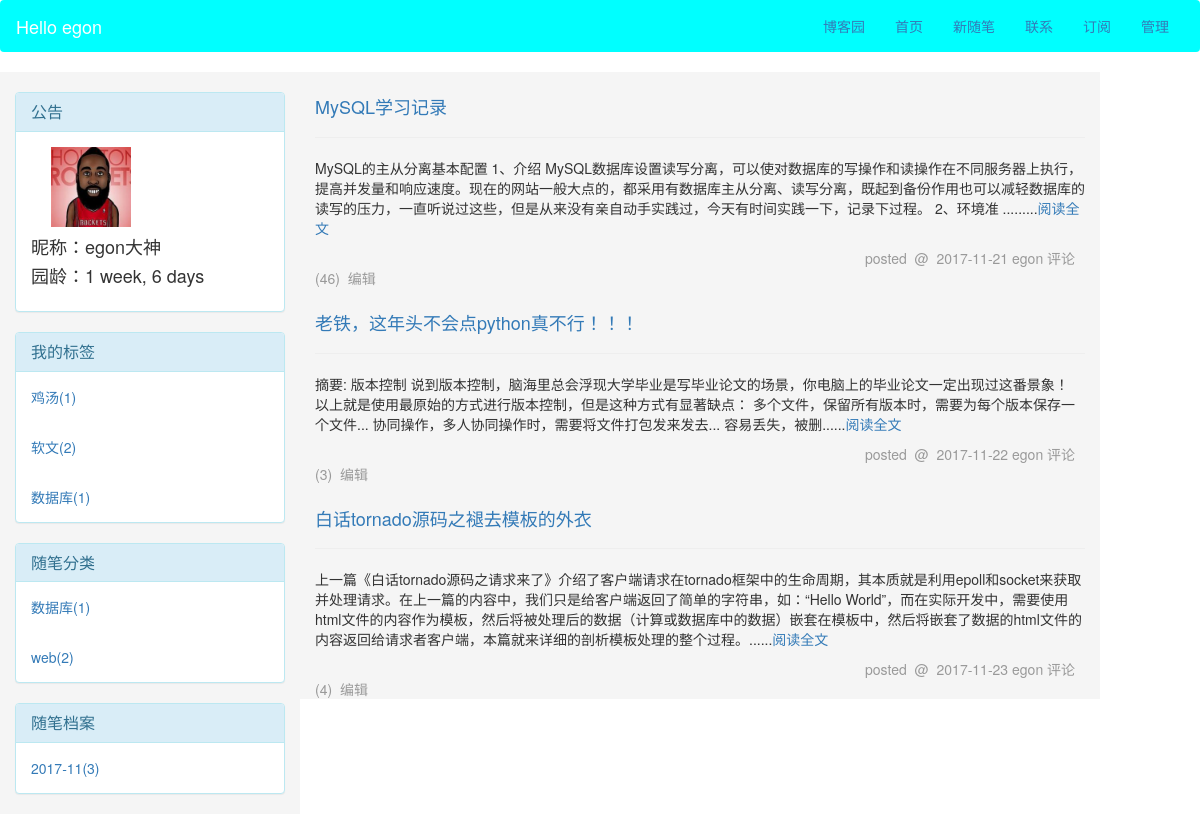
The page /blog/egon/ on the database as committed earlier.
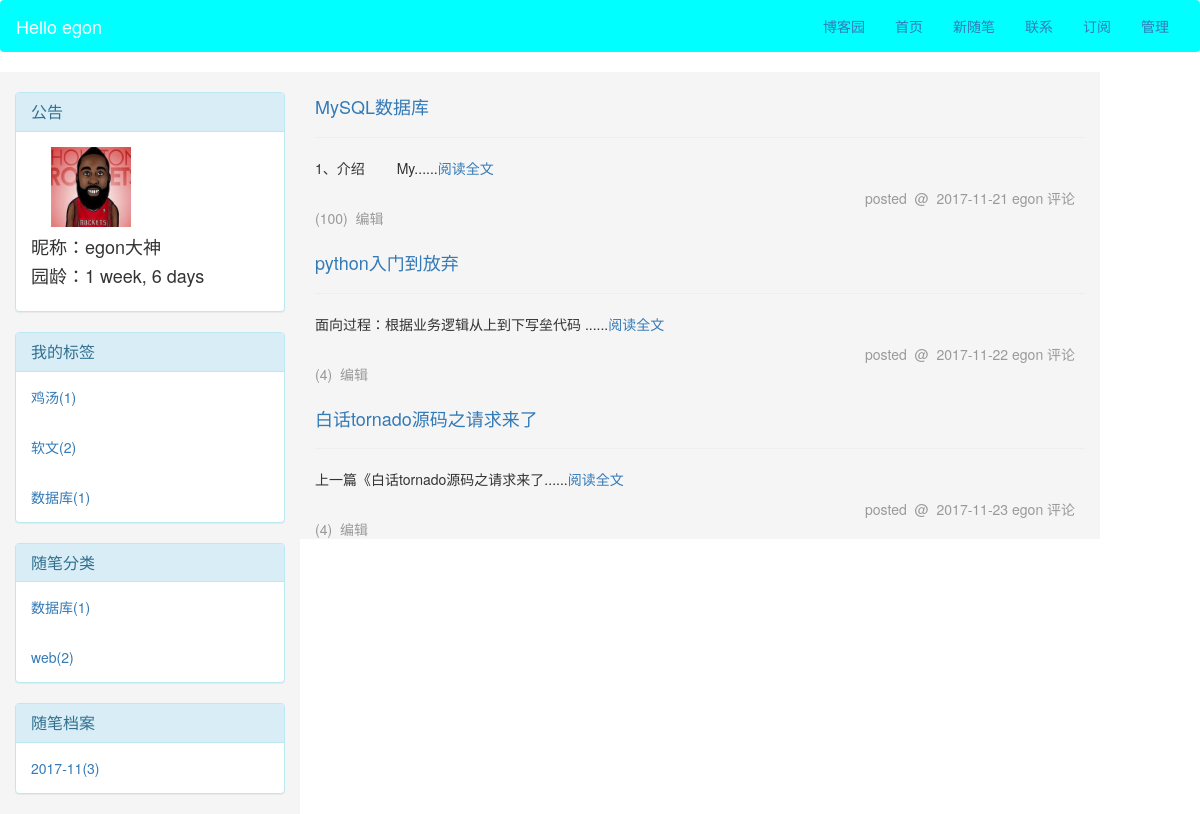
The same page on the database as committed later.
### app01/models.py (models this page shows, shortened)
class Article(models.Model):
    title = models.CharField(max_length=64,verbose_name="文章标题")
    summary = models.CharField(max_length=244, verbose_name="文章概要")
    create_time = models.DateTimeField(verbose_name="创建时间",auto_now_add=True)
    update_time = models.DateTimeField(verbose_name="修改时间",auto_now=True)
    poll_count = models.IntegerField(verbose_name="点赞数",default=0)
    comment_count = models.IntegerField(verbose_name="评论数",default=0)
    read_count = models.IntegerField(verbose_name="阅读数",default=0)
    user = models.ForeignKey(to="User",verbose_name="所属作者",null=True,blank=True)
    classify = models.ForeignKey(to="Classfication",verbose_name="所属类别",null=True,blank=True)
    tags = models.ManyToManyField(to="Tag",through="Article2tag",through_fields=('article', 'tag'),verbose_name="所属标签")
    webartilecla = models.ForeignKey(verbose_name="文章所述主页文章类",to="Web_artile_cla",null=True)
    class Meta:
        verbose_name_plural = "文章表"

### app01/views.py (the view, shortened to what this page needs)
# urls.py: url(r'^(?P<username>.*)/(?P<leibie>tag|category|archive)/(?P<canshu>.*)/$', views.homeSite),
def homeSite(request,username,**kwargs):
    userobj = models.User.objects.filter(username=username).first()
    blog_obj = userobj.blog
    if not userobj:
        return render(request,"error.html")
    articlelist = userobj.article_set.all()
    classify_list = models.Classfication.objects.filter(blog=blog_obj).annotate(num=Count("article__id")).values_list("title","num","id")
    tag_list = models.Tag.objects.filter(blog=blog_obj).annotate(num=Count("article__id")).values_list("name","num","id")
    dates = models.Article.objects.filter(user=userobj).extra(select={"format_time":"strftime('%%Y-%%m',create_time)"}).values_list('format_time').annotate(Count('id'))
    return render(request,"home.html",{"username":username,"userobj":userobj,"articlelist":articlelist,
                                       "dates":dates,"tag_list":tag_list,"classify_list":classify_list})

### templates/home.html (shortened to what this page needs)
<!DOCTYPE html>
<html lang="en">
<head>
    <link rel="stylesheet" href="/static/bootstrap-3.3.7-dist/css/bootstrap.min.css">
</head>
<body>
<nav class="navbar" style="background-color: aqua">
  <div class="container-fluid">
    <div class="navbar-header">
      <a style="color:white" class="navbar-brand" href="/blog/{{ username }}">Hello&nbsp;{{ username }}</a>
    </div>
    <div class="collapse navbar-collapse" id="bs-example-navbar-collapse-1">
      <ul class="nav navbar-nav navbar-right">
        <li><a href="/">博客园</a></li>
        <li><a href="/">首页</a></li>
        <li><a href="#">新随笔</a></li>
        <li><a href="#">联系</a></li>
        <li><a href="#">订阅</a></li>
        <li><a href="/blog/cnblogs/">管理</a></li>
      </ul>
    </div>
  </div>
</nav>
<div class="container-fluid">
    <div class="row">
        <div class="col-md-3" style="background-color: whitesmoke">
            <div class="panel panel-info" style="margin-top: 20px">
                <div class="panel-heading">
                    <h3 class="panel-title">公告</h3>
                </div>
                <div class="panel-body">
                    <img src="{{ userobj.info.avatar.url }}" width="80" height="80" style="margin-left: 20px">
                <h4>昵称：{{ userobj.info.nickname }}</h4>
                <h4>园龄：{{ userobj.create_time|timesince }}</h4>
                </div>
            </div>
            <div class="panel panel-info">
                <div class="panel-heading">
                    <h3 class="panel-title">我的标签</h3>
                </div>
                {% for tag in tag_list %}
                <div class="panel-body">
                    <a href="/blog/{{ username }}/tag/{{ tag.2 }}">{{ tag.0 }}({{ tag.1 }})</a>
                    </div>
                {% endfor %}
            </div>
            <div class="panel panel-info">
                <div class="panel-heading">
                    <h3 class="panel-title">随笔分类</h3>
                </div>
                    {% for classify in classify_list %}
                        <div class="panel-body">
                            <a href="/blog/{{ username }}/category/{{ classify.2 }}">{{ classify.0 }}({{ classify.1 }})</a>
                        </div>
                    {% endfor %}
            </div>
            <div class="panel panel-info">
                <div class="panel-heading">
                    <h3 class="panel-title">随笔档案</h3>
                </div>
                {% for time in dates %}
                     <div class="panel-body">
                         <a href="/blog/{{ username }}/archive/{{ time.0 }}">{{ time.0 }}({{ time.1 }})</a>
                    </div>
                {% endfor %}
            </div>
        </div>
    {% block article %}
            <div class="col-md-8" style="background-color: whitesmoke">
            {% for article in articlelist %}
                    <div style="margin-top: 25px"><h4><a href="/blog/{{ username }}/p/{{ article.id }}">{{ article.title }}</a></h4></div>
                    <hr>
                    <div>{{ article.summary|safe }}......<a href="/blog/{{ username }}/p/{{ article.id }}">阅读全文</a></div>
                <span style="margin-left: 550px;color: #999">
                    posted &nbsp;@ &nbsp;{{ article.create_time|date:"Y-m-d" }}&nbsp;{{ username }}&nbsp;评论({{ article.comment_count }})
                    &nbsp;<a style="color: #999" href="/blog/cnblogs/{{ article.id }}/">编辑</a></span>
            {% endfor %}
        </div>
    {% endblock %}
    </div>
</div>
</body>
</html>

Rows that differ between the two databases and show on the page:
changed Article: title "MySQL学习记录" → "MySQL数据库"; summary "MySQL的主从分离基本配置 1、介绍 MySQL数据库设置读写分离，可以使对数据库的写操作和读操作在不同服务器上执行，提高并发量和响应速度。现在的网站一般大点的，都采用有数据库主从分离、读写分离，既起到备份作用也可以减轻数据库的读写的压力，一直听说过这些，但是从来没有亲自动手实践过，今天有时间实践一下，记录下过程。 2、环境准 ..." → "1、介绍 My"; comment_count "46" → "100"
changed Article: title "老铁，这年头不会点python真不行！！！" → "python入门到放弃"; summary "摘要: 版本控制 说到版本控制，脑海里总会浮现大学毕业是写毕业论文的场景，你电脑上的毕业论文一定出现过这番景象！ 以上就是使用最原始的方式进行版本控制，但是这种方式有显著缺点： 多个文件，保留所有版本时，需要为每个版本保存一个文件... 协同操作，多人协同操作时，需要将文件打包发来发去... 容易丢失，被删" → "面向过程：根据业务逻辑从上到下写垒代码"; comment_count "3" → "4"
changed Article: title "白话tornado源码之褪去模板的外衣" → "白话tornado源码之请求来了"; summary "上一篇《白话tornado源码之请求来了》介绍了客户端请求在tornado框架中的生命周期，其本质就是利用epoll和socket来获取并处理请求。在上一篇的内容中，我们只是给客户端返回了简单的字符串，如：“Hello World”，而在实际开发中，需要使用html文件的内容作为模板，然后将被处理后的数据（计算或数据库中的数据）嵌套在模板中，然后将嵌套了数据的html文件的内容返回给请求者客户端，本篇就来详细的剖析模板处理的整个过程。" → "上一篇《白话tornado源码之请求来了"
